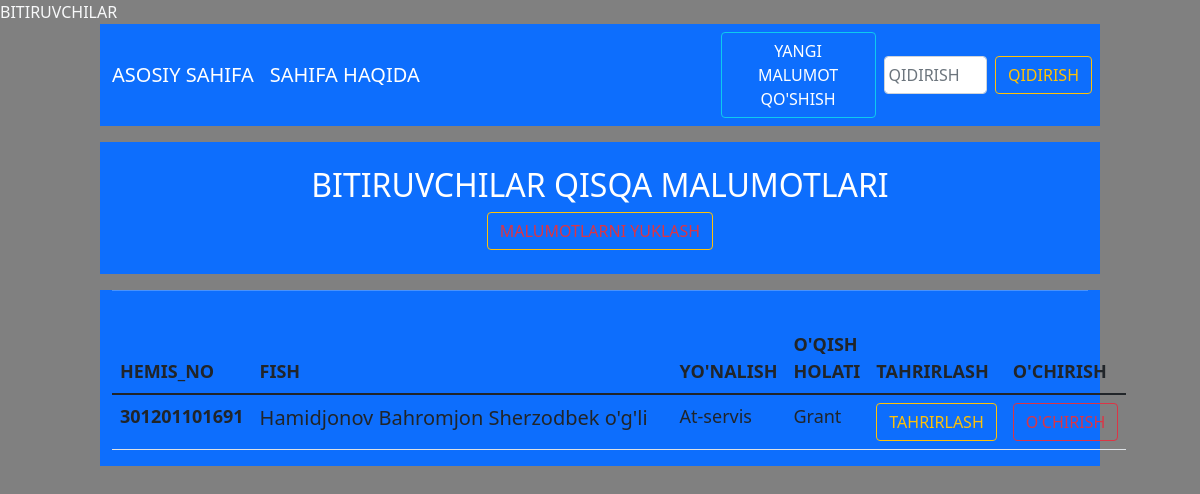
The page / on the database its author committed.
### app/models.py (models this page shows)
class Talabalar(models.Model):
    hemis_id = models.IntegerField(verbose_name="Hemis Id", help_text="Bu yerga faqat raqam yozish kerak !")
    fish = models.CharField(max_length=100, verbose_name="Bitiruvchi to'liq ismi", blank=False, null=False)
    jinsi = models.CharField(max_length=5, verbose_name="Bitiruvchi jinsi", blank=False, null=False)
    pasport_jshshr = models.IntegerField(verbose_name="Bitiruvchi pasport jshshr raqami", help_text="Bu yerga faqat raqam yozish kerak")
    pasport_seriya = models.CharField(max_length=9, verbose_name="Bitiruvchi pasport seriya belgilari", blank=False, null=False)
    tugilgan_sana = models.DateField(auto_now_add=False, auto_now=False, verbose_name="Bitiruvchi tug'ilgan sanasi", help_text="shu tariqa yozing 2000-03-09", blank=True)
    yonalish_nomi = models.CharField(max_length=100, verbose_name="Bitiruvchi mutaxassisligi (yo'nalishi)", help_text="Iltimos to'liq nomini yozing", blank=False, null=False)
    grant_kontrakt = models.CharField(max_length=22, verbose_name="O'qish turi", help_text="Grand yoki Kontrakt", blank=False, null=False)
    viloyat = models.CharField(max_length=25, verbose_name="Bitiruvchi viloyati", blank=False, null=False)
    tuman = models.CharField(max_length=80, verbose_name="Bitiruvchi tumani", blank=False, null=False)
    mfy = models.CharField(max_length=80, verbose_name="Bitiruvchi MFY nomi", blank=False, null=False)
    umumiy_manzil = models.CharField(max_length=200, blank=False, verbose_name="Bitiruvchi to'liq manzili", help_text="viloyati tumani mahallasi kocha nomi", null=False)
    telefon1 = models.CharField(max_length=13, verbose_name="Bitiruvchi telefon raqami", help_text="1-telefon raqam", blank=False, null=False)
    telefon2 = models.CharField(max_length=14, verbose_name="Bitiruvchi telefon raqami", help_text="2-telefon raqam", blank=False, null=False)
    oila = models.CharField(max_length=18, verbose_name="Oilaviy holati", help_text="turmush qurgan yoki qurmagan", blank=True, null=True)
    farzand = models.CharField(max_length=12, verbose_name="Farzandingiz yoshi", help_text="nechi yosh atrofida", blank=True, null=True)
    farzand_yoshi = models.IntegerField(verbose_name="Farzandingiz yoshi", help_text="frazandingiz yo'q bo'lsa iltimos 0 raqamini kiriting ")
    ish_faoliyat = models.CharField(max_length=30, verbose_name="Ish faoliyatingiz", help_text="buyruq asosida, soatbay yoki ishsiz shulardan birini yozing", blank=True, null=True)
    xozirgi_ish = models.CharField(max_length=3, verbose_name="Xozirgi ishlaysizmi", help_text="ha yoki yoq", blank=True, null=True)
    ish_manzil = models.CharField(max_length=200, verbose_name="Ish joyingiz manzili", help_text="iltimos to'liq kiritng", blank=True, null=True)
    ish_masofa = models.CharField(max_length=20, verbose_name="Ish joyingizgacha masofa", help_text="uyingizdan ishingizgacha masofa", blank=True, null=True)
    lavozim = models.CharField(max_length=15, verbose_name="Ish joyingizdagi lavozimingiz", blank=True, null=True)
    qaysi_tizimda_ishlash = models.CharField(max_length=120, verbose_name="Qaysi tizimda ishlamoqchisiz", help_text="agar hozirda ishsiz bo'lsangiz kelajakda qaysi tizimda ishlamoqchisiz", blank=True, null=True)
    qoshimcha_izoh = models.TextField(verbose_name="Ishlash borasida izoxingiz", help_text="to'liqroq va aniqroq", blank=True, null=True)
    oilaviy_biznes = models.CharField(max_length=3, verbose_name="Oilaviz biznesga imkoniyatingiz bormi", help_text="ha yoki yo'q", blank=True, null=True)
    oilaviy_biznes2 = models.CharField(max_length=22, verbose_name="Qaysi biznes bilan shug'ullanmoqchisiz", help_text="dehqonchilik chorvachilik, ...", blank=True, null=True)
    kredit_olish = models.CharField(max_length=3, verbose_name="Kredit olishga ehtiyojingiz bormi", blank=True, help_text="ha yoki yo'q", null=True)
    kredit_summa = models.FloatField(verbose_name="Kredit miqdorini kiritng", help_text="agra kredit olmoqchi bo'lmasangiz iltimos 0 sonini kiritng")
    kredit_maqsad = models.CharField(max_length=150, verbose_name="Kredit olishdan maqsadingiz", help_text="maqsadingiz haqida qisqacha", blank=True, null=True)
    biznes_izox = models.TextField(verbose_name="Biznes qilish borasida izoxlaringiz", help_text="to'liqroq va aniqroq", blank=True, null=True)
    def __str__(self):
        return self.fish
    objects = models.Manager()

### app/views.py (the view)
# urls.py: path('', views.index, name='index'),
def index(request):  # sourcery skip: remove-unreachable-code
    if 'q' in request.GET:
        q = request.GET['q']
        data = Talabalar.objects.filter(fish__icontains=q)
    else:
        data = Talabalar.objects.all()
    print(data)
    context = {
        "data":data
    }
    return render(request, 'index.html', context)

### templates/index.html (shortened to what this page needs)
<!doctype html>
<html lang="en">
  <head>
    {% load  static %}
    <link href="https://cdn.jsdelivr.net/npm/bootstrap@5.1.3/dist/css/bootstrap.min.css" rel="stylesheet">
    <link rel="stylesheet" href="https://cdnjs.cloudflare.com/ajax/libs/font-awesome/6.3.0/css/all.min.css" />
    <link rel="stylesheet" href="{% static 'css/style.css' %}">
  </head>
  <body class=" text-light">
      <div >
        <nav class="navbar col-10 mx-auto navbar-expand-lg navbar-dark bg-primary">
          <div class="container-fluid">
            <a class="navbar-brand" href="/">ASOSIY SAHIFA</a>
            <a class="navbar-brand me-auto" href="about">SAHIFA HAQIDA</a>
          </div>
          <a type="button" href="/insert" class="btn btn-outline-info text-white   me-2">YANGI MALUMOT QO'SHISH</a>
          <form class="d-flex"  role="search">
            <input class="form-control me-2 px-1" name="q" type="search" placeholder="QIDIRISH" aria-label="Search">
            <button class="btn btn-outline-warning me-2 " type="submit">QIDIRISH</button>
          </form>
        </nav>
      </div>
        <div class="container-fluid  ">
            <div class="row">
                <div class="text-white bg-primary text-center p-4 mt-3 col-10 mx-auto navbar-expand-lg navbar-dark bg-primary">
                    <h2 class="col-12 mx-auto  d-inline-block">BITIRUVCHILAR QISQA MALUMOTLARI</h2>
                    <a type="button" href="download" class="btn btn-outline-warning text-danger">MALUMOTLARNI YUKLASH</a>
                </div>
            </div>
        </div>
        <div class="container col-10 mx-auto navbar-expand-lg navbar-dark bg-primary ">
            <hr>
            <div class="row">
                <div>
                    <table style="font-size:18px" class="table mt-3 ">
                        <thead>
                          <tr>
                            <th scope="col">HEMIS_NO</th>
                            <th scope="col">FISH</th>
                            <th scope="col">YO'NALISH</th>
                            <th scope="col">O'QISH HOLATI</th>
                            <th scope="col">TAHRIRLASH</th>
                            <th scope="col">O'CHIRISH</th>
                          </tr>
                        </thead>
                        <tbody>
                            {% for d in data %}
                          <tr>
                            <th scope="row">{{d.hemis_id}}</th>
                            <td class=""><a class="navbar-brand text-dark " href="{% url 'detail' d.id %}">{{d.fish}}</a></td>
                            <td>{{d.yonalish_nomi}}</td>
                            <td>{{d.grant_kontrakt}}</td>
                            <td><a type="button"  href="/update/{{d.id}}" class="btn btn-outline-warning">TAHRIRLASH</a></td>
                            <td><a type="button"   class="deleteModalBtn btn btn-outline-danger">O'CHIRISH</a>
                            </td>
                        </tr>
                          {% endfor %}
                        </tbody>
                      </table>
                </div>
  </body>
</html>

### static/css/style.css (style rules this page uses)
body { background-color: gray; }

### rows shown on the page
Talabalar: hemis_id "301201101691", fish "Hamidjonov Bahromjon Sherzodbek o'g'li", yonalish_nomi "At-servis", grant_kontrakt "Grant"
